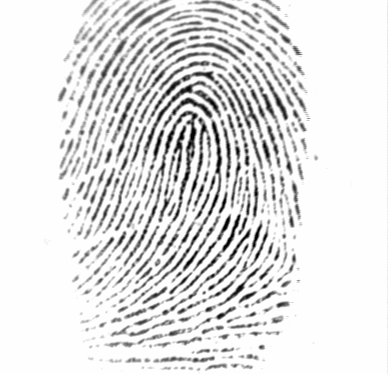
%> input picture 102_1.tif, 388 x 374 px
$ octave main_total.m   (GNU Octave 9; MATLAB toolbox functions it lacks are replaced by stand-ins)
%> lines starting %> are read from the running program, lines starting %| are printed output that depends on the picture; in (x1, y1, x2, y2) boxes, pixels count from 0 and x2, y2 are one past the last pixel; in counts of white or black regions, pixels touching at a corner belong together; the program's own positions count from 1
%> further down, img is the input picture: size 374x388 uint8; min 1, max 254, mean 226.3
### ext_finger.m

function [ ret ] = ext_finger( img, display_flag )
%> called with display_flag = 1
    if nargin==1; display_flag=0; end
    block_size_c = 24; YA=0; YB=0; XA=0; XB=0;
% Enhancement -------------------------------------------------------------
    if display_flag==1; fprintf(' >>> enhancement '); end
    yt=1; xl=1; yb=size(img,2); xr=size(img,1);
%> after `yb=size(img,2)`: yb = 388
%> after `xr=size(img,1)`: xr = 374
    for x=1:55
        if numel(find(img(x,:)<200)) < 8
           img(1:x,:) = 255;
           yt=x;
        end
    end
%> after the loop, yt = 1
    for x=225:size(img,1)
        if numel(find(img(x,:)<200)) < 3
           img(x-17:size(img,1),:) = 255;
           yb=x;
           break
        end
    end
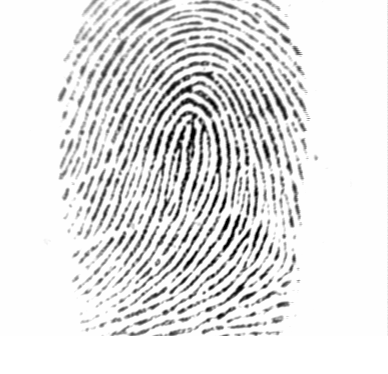
%> img: size 374x388 uint8; 10.16% of pixels changed, all inside (x1, y1, x2, y2) = (0, 336, 388, 374)
%> after the loop, yb = 354
    for y=200:size(img,2)
        if numel(find(img(:,y)<200)) < 1
           img(:,y:size(img,2)) = 255;
           xr=y;
           break
        end
    end
%> img: size 374x388 uint8; 18.06% of pixels changed, all inside (x1, y1, x2, y2) = (310, 0, 388, 336)
%> after the loop, xr = 311
    for y=1:75
        if numel(find(img(:,y)<200)) < 1
           img(:,1:y) = 255;
           xl=y;
        end
    end
%> img: size 374x388 uint8; min 1, max 255, mean 227.7
%> after the loop, xl = 58
    [ binim, mask, cimg, cimg2, orient_img, orient_img_m ] = f_enhance(img);
% Making Mask -------------------------------------------------------------
    if display_flag==1; fprintf('done.\n >>> making mask '); end
    mask_t=mask;
    for y=19:size(mask,1)-block_size_c*2
        for x=block_size_c:size(mask,2)-block_size_c*2
          n_mask = 0;
          for yy=-1:1
              for xx=-1:1
                  y_t = y + yy *block_size_c;
                  x_t = x + xx *block_size_c;
                  if y_t > 0 && x_t > 0 && (y_t ~= y || x_t ~= x) && mask(y_t,x_t) == 0
                     n_mask = n_mask + 1;
                  end
              end
          end
          if n_mask == 0
             continue
          end
          if mask(y,x) == 0 || y > size(mask,1) - 20  ||  y < yt || y > yb || x < xl || x > xr
               cimg2(ceil(y/(block_size_c)), ceil(x/(block_size_c))) = 255;
               mask_t(y,x) = 0;
               continue;
          end
          for i = y:y+1
            for j = x-9:x+9
              if i > 0 && j > 0 && i < size(mask,1) && j < size(mask,2) && mask(i,j) > 0
              else
                 cimg2(ceil(y/(block_size_c)), ceil(x/(block_size_c))) = 255;
                 mask_t(y,x)=0;
                 break
              end
            end
          end
        end
    end
    mask=mask_t;
    inv_binim = (binim == 0);
    thinned =  bwmorph(inv_binim, 'thin',Inf);
    mask_t=mask;
    if numel(find(mask(125:150,150:250)>0)) > 0 && numel(find(mask(250:275,150:250)>0)) > 0
      mask(150:250,150:250)=1;
    end
    method=-1; core_y = 0; core_x = 0; core_val=0; lc=0;
    o_img=sin(orient_img); o_img(mask == 0) = 1;

    lower_t=0.1;
    [v,y]=min(cimg);
    [dt1,x]=min(v);
    delta1_y=y(x)*block_size_c/2; delta1_x=x*block_size_c/2;

    v(x)=255; v(x+1)=255;
    [dt2,x]=min(v);
    delta2_y=y(x)*block_size_c/2; delta2_x=x*block_size_c/2;

    v(x)=255; v(x+1)=255;
    [dt3,x]=min(v);
    delta3_y=y(x)*block_size_c/2; delta3_x=x*block_size_c/2;

    db=60;
    if dt1 < 1 && delta1_y+db < core_y && delta1_y > 15 || dt2 < 1 && delta2_y+db < core_y && delta2_y > 15 || dt3 < 1 && delta3_y+db < core_y && delta3_y > 15
        core_val=255;
    end
    for y=10:size(o_img,1)-10
        for x=10:size(o_img,2)-10
            s1=0; t=10; %few of bad cores here
            if y < 50 && x > 250
               t=11;
            end
            if y > 38
               yt=20;
            else
               yt=5;
            end
            if lc > 0.41 && (core_y + 60 < y)
               break;
            end
            if mask(y,x)==0 || mask(max(y-t,1),x)==0 || mask(y,min(x+t, size(o_img,2)))==0 || mask(y,max(x-t,1))==0 || mask(max(y-t,1),min(x+t,size(o_img,2)))==0 || mask(max(y-t,1),max(x-t,1))==0 || o_img(y,x) < lc || o_img(y,x) < 0.1
               continue
            end
            if dt1 < 1 && delta1_y+db < y && delta1_y > 15 || dt2 < 1 && delta2_y+db < y &&    delta2_y > 15 || dt3 < 1 && delta3_y+db < y && delta3_y > 15
               continue
            end
            test_m=min(o_img(1:y-yt,max((x-10),1):min(x+10,size(o_img,2)) ));
            if numel(test_m)>0 && min(test_m) >= 0.17
               continue
            end
            for a=y:y+2
                for b=x:x+1
                    s1=s1+o_img(a,b);
                end
            end
            s1=s1/6; s2=[]; i=1;
            for a=y-3:y-1
                for b=x:x+1
                    s2(i)=o_img(a,b);
                    i=i+1;
                end
            end
            if min(s2) < lower_t
               s2=sum(s2)/6;
            else
               s2=s1;
            end
            s3=[]; i=1;
            for a=y:y+2
                for b=x+2:x+3
                    s3(i)=o_img(a,b);
                    i=i+1;
                end
            end
            if min(s3) < lower_t
               s3=sum(s3)/6;
            else
               s3=s1;
            end
            s4=[]; i=1;
            for a=y:y+2
                for b=x-2:x-1
                    s4(i)=o_img(a,b);
                    i=i+1;
                end
            end
            if min(s4) < lower_t
               s4=sum(s4)/6;
            else
               s4=s1;
            end
            s5=[];
            i=1;
            for a=y-3:y-1
                for b=x-2:x-1
                    s5(i)=o_img(a,b);
                    i=i+1;
                end
            end
            if min(s5) < lower_t
               s5=sum(s5)/6;
            else
              s5=s1;
            end
            s6=[]; i=1;
            for a=y-3:y-1
                for b=x+2:x+3
                    s6(i)=o_img(a,b);
                    i=i+1;
                end
            end
            if min(s6) < lower_t
              s6=sum(s6)/6;
            else
              s6=s1;
            end
            if s1-s2 > core_val
               core_val=s1-s2;
               core_x=x;
               core_y=y;
               lc=o_img(y,x);
               method=1;
            end
            if s1-s3 > core_val
               core_val=s1-s3;
               core_x=x;
               core_y=y;
               lc=o_img(y,x);
               method=2;
            end
            if x < 300 && s1-s4 > core_val
               core_val=s1-s4;
               core_x=x;
               core_y=y;
               lc=o_img(y,x);
               method=3;
            end
            if x < 300 && s1-s5 > core_val
               core_val=s1-s5;
               core_x=x;
               core_y=y;
               lc=o_img(y,x);
               method=4;
            end
            if s1-s6 > core_val
               core_val=s1-s6;
               core_x=x;
               core_y=y;
               lc=o_img(y,x);
               method=5;
            end
        end
    end
    if core_y > 37
       yt=20;
    else
       yt=5;
    end
    test_smooth = 100;
    if core_y > 0
       test_smooth= sum(sum(o_img(core_y-yt-5:core_y-yt+5,core_x-5:core_x+5)));
    end
    if lc > 0.41 && (test_smooth < 109.5 && method~=2 || test_smooth < 100) %&& min(min(o_img(1:core_y-yt,core_x-10:core_x+10))) < 0.17
       start_t=0;
       core_val=1/(core_val+1);
    else
       core_x=0;
       core_y=0;
       core_val = 255;
    end
    mask=mask_t; path_len = 45;

% Finding Minutiae --------------------------------------------------------
    if display_flag==1; fprintf('done.\n >>> finding minutiae '); end
    minu_count = 1;
    minutiae(minu_count, :) = [0,0,0,0,0,1];
    min_path_index = [];
    % loop through image and find minutiae, ignore certain pixels for border
    for y=20:size(img,1)-14
        for x=21:size(img,2)-21
            if (thinned(y, x) == 1) % only continue if pixel is white
                % calculate CN from Raymond Thai
                CN = 0; sx=0; sy=0;
                for i = 1:8
                  t1 = p(thinned, x, y, i);
                  t2 = p(thinned, x, y, i+1);
                  CN = CN + abs (t1-t2);
                end
                CN = CN / 2;
                if ((CN == 1) || (CN == 3)) %&& mask(y,x) > 0
                   skip=0;
                   for i = y-5:y+5
                        for j = x-5:x+5
                          if i>0 && j>0 && mask(i,j) == 0
                             skip=1;
                          end
                        end
                   end
                   if skip == 1
                      continue;
                   end
                   t_a=[];
                   c = 0;
                   for e=y-1:y+1
                       for f=x-1:x+1
                           c = c + 1;
                           t_a(c) = orient_img_m(e,f);
                       end
                   end
                   m_o = median(t_a); m_f = 0;
                   if CN == 3
                      [CN, prog, sx, sy,ang]=test_bifurcation(thinned, x,y, m_o, core_x, core_y);
                      if prog < 3
                         continue
                      end
                      if ang < pi
                         m_o = mod(m_o+pi,2*pi);
                      end
                   else
                      progress=0;
                      xx=x; yy=y; pao=-1; pos=0;
                      while progress < 15 && xx > 1 && yy > 1 && yy<size(img,1) && xx<size(img,2) && pos > -1
                            pos=-1;
                            for g = 1:8
                                [ta, xa, ya] = p(thinned, xx, yy, g);
                                [tb, xb, yb] = p(thinned, xx, yy, g+1);
                                if (ta > tb)  && pos==-1 && g ~= pao
                                   pos=ta;
                                   if g < 5
                                      pao = 4 + g;
                                   else
                                      pao = mod(4 + g, 9) + 1;
                                   end
                                   xx=xa; yy=ya;
                                end
                            end
                            progress=progress+1;
                      end
                      if progress < 10
                         continue
                      end
                      if mod(atan2(y-yy,xx-x), 2*pi) > pi
                         m_o=m_o+pi;
                      end
                   end
                   minutiae(minu_count, :) = [ x, y, CN, m_o, m_f, 1];
                   min_path_index(minu_count, :) = [sx sy];
                   minu_count = minu_count + 1;
                end
            end % if pixel white
        end % for y
    end % for x

% Filtering False Minutiae ------------------------------------------------
    if display_flag==1; fprintf('done.\n >>> filtering false minutiae '); end
    minu_count = minu_count -1;
    t_minutiae = [];
    t_minu_count = 1;
    t_mpi = [];
    for i=1:minu_count
        X = minutiae(i,1); Y = minutiae(i,2);
        rc=0;
        for y=max(Y-2,1):min(Y+2, size(binim,1))
            if rc > 0
               break
            end
            for x=max(X-2,1):min(X+2, size(binim,2))
                if mask(y,x) == 0
                   rc = rc + 1;
                   break
                end
            end
        end
        if rc > 0
             continue;
        else
            t_minutiae(t_minu_count, :) = minutiae(i, :);
            t_mpi(t_minu_count, :) = min_path_index(i, :);
            t_minu_count = t_minu_count + 1;
        end
    end
    minutiae = t_minutiae;
    min_path_index = t_mpi;
    minu_count = size(minutiae,1);
    t_minu_count = 1; t_minutiae = [];
    dist_m = dist2(minutiae(:,1:2), minutiae(:,1:2));
    dist_test=49;
    for i=1:minu_count
      reject_flag = 0;
      P_x = minutiae(i,1); P_y = minutiae(i,2);
      for j = i + 1 : minu_count
        if dist_m(i,j) <= dist_test
           reject_flag = 1;
        end
      end
      if reject_flag == 0 && mask(P_y, P_x) > 0
         reverse_p = 0;
         if min_path_index(i,1) == 0
           x = P_x;
           y = P_y;
         else
           x =  min_path_index(i,1);
           y =  min_path_index(i,2);
         end
         p1x=P_x; p1y=P_y;
         x1=x; y1=y;
         iter = 0;
         for m=1:path_len
               iter = iter + 1;
               cn = 0;
               for ii = 1:8
                   t1 = p(thinned, x1, y1, ii);
                   t2 = p(thinned, x1, y1, ii+1);
                   cn = cn + abs (t1-t2);
               end
               cn = cn / 2;
               if cn ~= 3 && cn ~= 4 || m == 1
                  for n=1:8
                      if reverse_p == 0 || iter > 1
                         [ta, xa, ya] = p(thinned, x1, y1, n);
                      else
                         [ta, xa, ya] = p(thinned, x1, y1, 9-n);
                      end
                      if ta == 1 && (xa ~= p1x || ya ~= p1y) && (xa ~= x || ya ~= y)
                         p1x = x1; p1y = y1;
                         x1 = xa; y1 = ya;
                         break;
                      end
                  end
               end
         end
         t_minutiae(t_minu_count, :) = minutiae(i, :);
         t_minu_count = t_minu_count + 1;
      end
    end
    minutiae = t_minutiae;
    minu_count = t_minu_count-1;
    tmpvec1 = size(img,1).*ones(minu_count,1);
    tmpvec2 = ones(minu_count,1);
    minutiae_for_sc = [minutiae(:,1)/size(img,2) (tmpvec1 - minutiae(:,2) + tmpvec2)/size(img,1)];
    dist_m = sqrt(dist2(minutiae_for_sc(:,1:2), minutiae_for_sc(:,1:2)));
    for i=1:minu_count
      [d,ind] = sort(dist_m(i,:));
      for j = 1 : minu_count
        if  dist_m(i,ind(j)) == 0
           continue
        end
        theta_t = mod(atan2(minutiae(i,2) - minutiae(ind(j),2), minutiae(i,1) - minutiae(ind(j),1)), 2*pi);
        ridge_count = 0;
        p_y = minutiae(i,2);  p_x = minutiae(i,1);
        t_x = 0; t_y = 0;
        current=1; radius = 1;
        while p_y ~= minutiae(ind(j),2)
            if thinned(p_y, p_x) > 0  && current == 0 && (t_x ~= p_x || t_y ~= p_y)
               current = 1;
               ridge_count = ridge_count + 1;
            else
                 if thinned(p_y, p_x) == 0
                    current = 0;
                 end
            end
            t_x = p_x; t_y = p_y;
            p_x = round(minutiae(i,1) - radius*cos(theta_t));
            p_y = round(minutiae(i,2) - radius*sin(theta_t));
            radius = radius + 1;
        end
      end
    end
    if core_val < 1
      minutiae(minu_count+1, :) = [core_x, core_y, 5, start_t, 0,1];
      minu_count = minu_count + 1;
    end
    if dt1 < 1
       minutiae(minu_count+1, :) = [delta1_x, delta1_y, 7, 0, 1,1];
       minu_count = minu_count + 1;
    end
    if dt2 < 1
       minutiae(minu_count+1, :) = [delta2_x, delta2_y, 7, 0, 1,1];
       minu_count = minu_count + 1;
    end
    if dt3 < 1
       minutiae(minu_count+1, :) = [delta3_x, delta3_y, 7, 0, 1,1];
       minu_count = minu_count + 1;
    end

% Return Minutiae ---------------------------------------------------------
    if display_flag == 1
        fprintf('done.\n');
        minutiae_img = uint8(zeros(size(img, 1),size(img, 2), 3));
        for i=1:minu_count
        x1 = minutiae(i, 1); y1 = minutiae(i, 2);
        if minutiae(i, 3) == 1                      %Termination
           if minutiae(i, 4) > pi
            for k = y1-2: y1 + 2
              for l = x1-2: x1 + 2
                minutiae_img(k, l,:) = [255, 0, 0];
              end
            end
           else
            for k = y1-2: y1 + 2
              for l = x1-2: x1 + 2
                minutiae_img(k, l,:) = [205, 100, 100];
              end
            end
           end
        elseif minutiae(i, 3) == 2
            for k = y1-2: y1 + 2
              for l = x1-2: x1 + 2
                minutiae_img(k, l,:) = [255, 0, 255];
              end
            end
        elseif minutiae(i, 3) == 3                  %Bifurcation
          if minutiae(i, 4) > pi
            for k = y1-2: y1 + 2
              for l = x1-2: x1 + 2
                minutiae_img(k, l,:) = [0, 0, 255];
              end
            end
          else
            for k = y1-2: y1 + 2
              for l = x1-2: x1 + 2
                minutiae_img(k, l,:) = [255, 0, 255];
              end
            end
          end
        elseif minutiae(i, 3) == 5
            for k = y1-4: y1 + 4
              for l = x1-4: x1 + 4
                minutiae_img(k, l,:) = [0, 255, 0];
              end
            end
        elseif minutiae(i, 3) > 5
            for k = y1-2: y1 + 2
              for l = x1-2: x1 + 2
                  minutiae_img(k, l,:) = [128, 128, 0]; % gold for delta
              end
            end
        end
        end
        combined = uint8(minutiae_img);
        for x=1:size(binim,2)
        for y=1:size(binim,1)
            if mask(y,x) == 0
                combined(y,x,:) = [0,0,0];
                continue
            end
            if (thinned(y,x)) % binim(y,x))
                combined(y,x,:) = [255,255,255];
            else
                combined(y,x,:) = [0,0,0];
            end % end if
            if ((minutiae_img(y,x,3) ~= 0) || (minutiae_img(y,x,1) ~= 0) ) || (minutiae_img(y,x,2) ~= 0)
                combined(y,x,:) = minutiae_img(y,x,:);
            end
        end % end for y
        end % end for x
        if core_val < 1 && YA > 0
            for k = YA-2: YA + 2
              for l = XA-2: XA + 2
                 combined(k,l,:) = [20, 255, 250];
              end
            end
            for k = YB-2: YB + 2
              for l = XB-2: XB + 2
                 combined(k,l,:) = [20, 255, 250];
              end
            end
        end
        subplot(1,2,1), subimage(img), title('Original image')
        subplot(1,2,2), subimage(combined), title('Minutiae')
    end
    ret=minutiae;
end

### f_enhance.m


function [ binim, mask, cimg1, cimg2, oimg1, oimg2 ] = f_enhance( img )
%> the run ends on the next line
    enhimg =  fft_enhance_cubs(img,6);             % Enhance with Blocks 6x6
    enhimg =  fft_enhance_cubs(enhimg,12);         % Enhance with Blocks 12x12
    [enhimg,cimg2] =  fft_enhance_cubs(enhimg,24); % Enhance with Blocks 24x24
    blksze = 5;   thresh = 0.085;                  % FVC2002 DB1
    normim = ridgesegment(enhimg, blksze, thresh);
    oimg1 = ridgeorient(normim, 1, 3, 3);          % FVC2002 DB1

    [enhimg,cimg1] =  fft_enhance_cubs(img, -1);
    [normim, mask] = ridgesegment(enhimg, blksze, thresh);
    oimg2 = ridgeorient(normim, 1, 3, 3);
    [freq, medfreq] = ridgefreq(normim, mask, oimg2, 32, 5, 5, 15);
    binim = ridgefilter(normim, oimg2, medfreq.*mask, 0.5, 0.5, 1) > 0;
end

### main_total.m
clear all; clc; addpath(genpath(pwd));
load('db.mat');
filename='102_1.tif';
img = imread(filename);
if ndims(img) == 3; img = rgb2gray(img); end
disp(['Extracting features from ' filename ' ...']);
ffnew=ext_finger(img,1);
